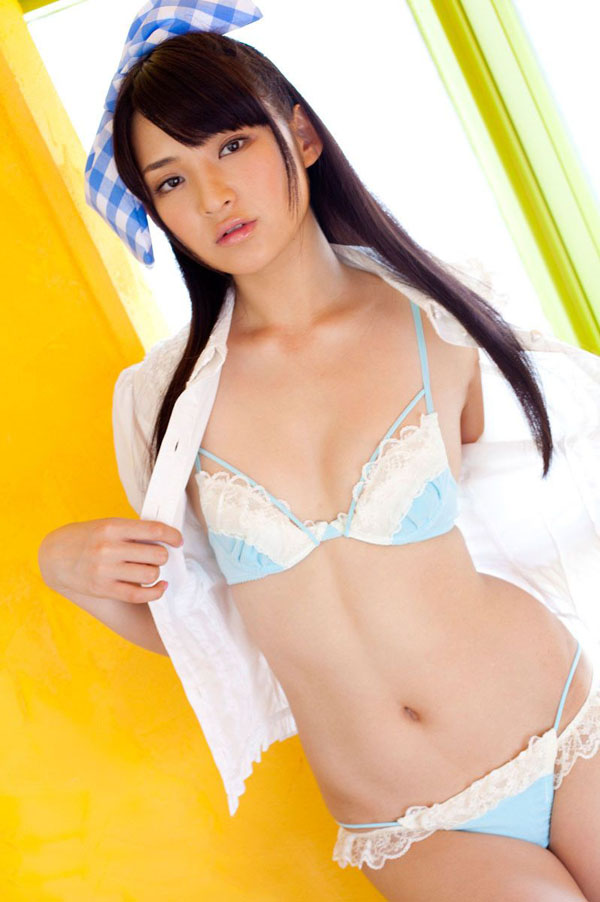
#> input picture dataset/SkinDetection/SkinTrain1.jpg, 600 x 902 px, found by its file name; its folder holds only this picture in this run
$ python example3_2_process_training_set.py
#> lines starting #> are read from the running program, lines starting #| are printed output that depends on the picture
import numpy as np
import cv2
from matplotlib import pyplot as plt

# Download files from https://drive.google.com/file/d/1XdZLvORnCnfpyBYflh15I58VQrQdVlUe/view?usp=sharing

#for loop ทำกับทุกรูป
for im_id in range(1, 4):
    print(im_id)
    im = cv2.imread("C:/Users/Ez-Studio/computer_vision_660632034/dataset/SkinDetection/SkinTrain" + str(im_id) + ".jpg")
#> im is the input picture: shape (902, 600, 3); mean B, G, R 141, 192.4, 221.7
    mask = cv2.imread("C:/Users/Ez-Studio/computer_vision_660632034/dataset/SkinDetection/SkinTrain" + str(im_id) + "_mask.jpg", 0)

    im_hsv = cv2.cvtColor(im, cv2.COLOR_BGR2HSV)
#> im_hsv: shape (902, 600, 3); mean H, S, V 34.5, 99.9, 224.6
    h = im_hsv[:, :, 0]
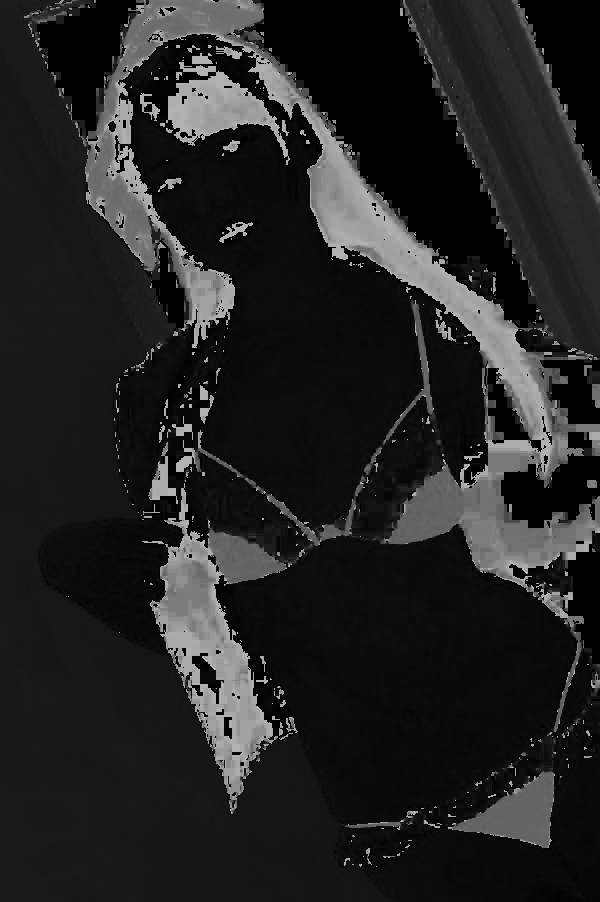
#> h: shape (902, 600); min 0, max 179, mean 34.5
    s = im_hsv[:, :, 1]
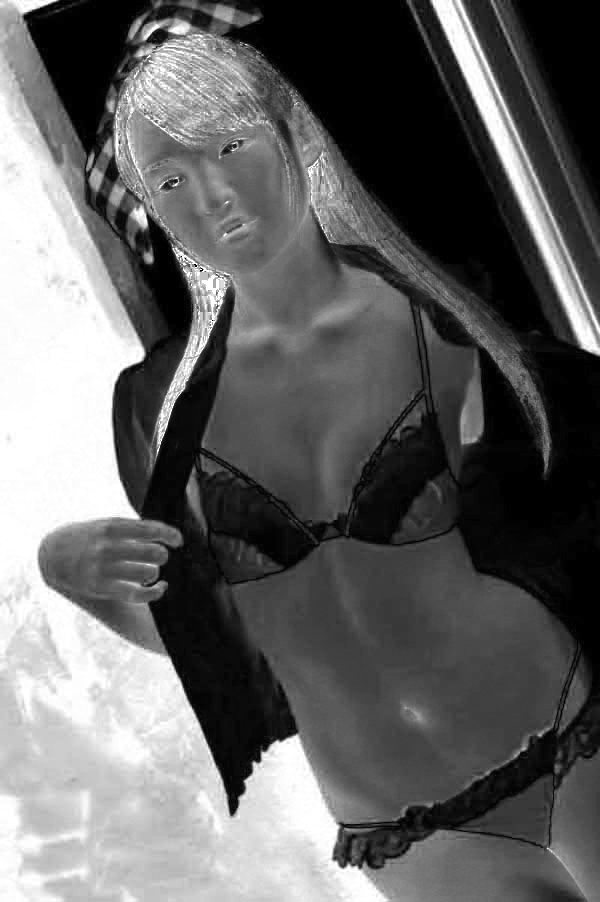
#> s: shape (902, 600); min 0, max 255, mean 99.9

#> (the run stopped early here; a loop or call above may not have finished)
